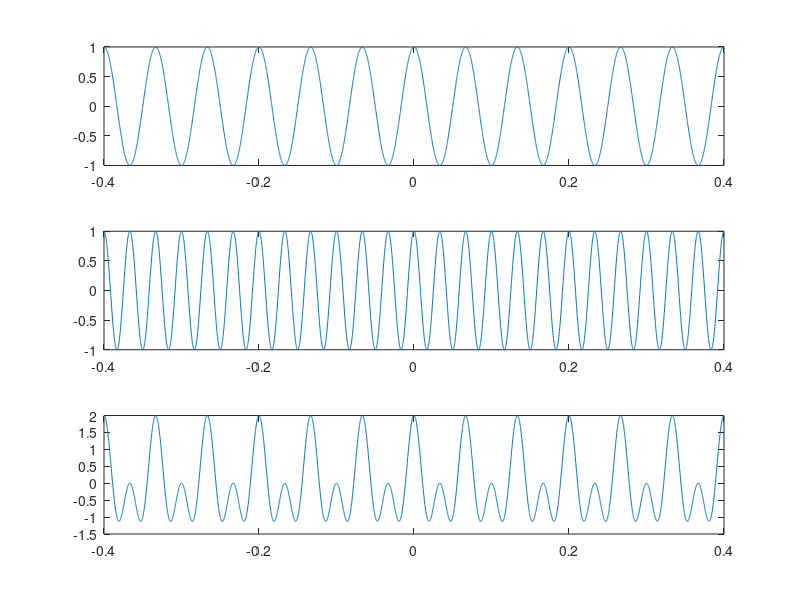
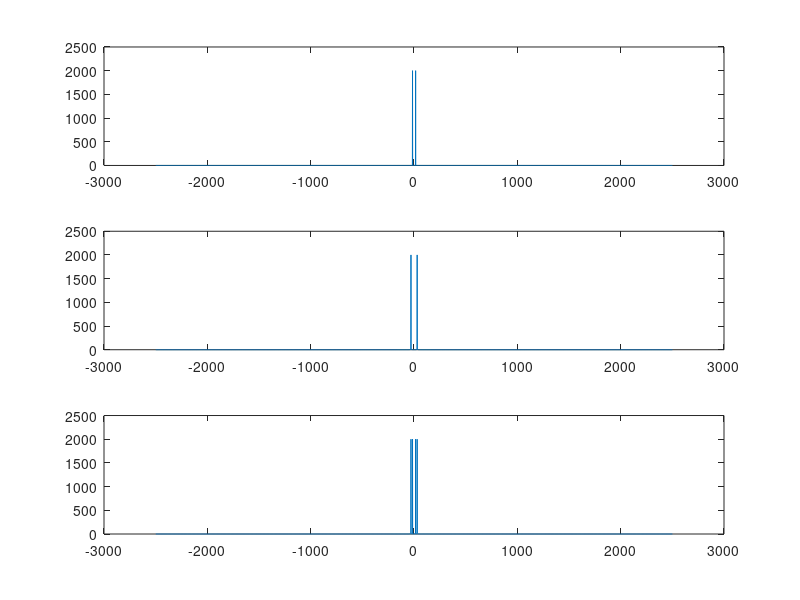
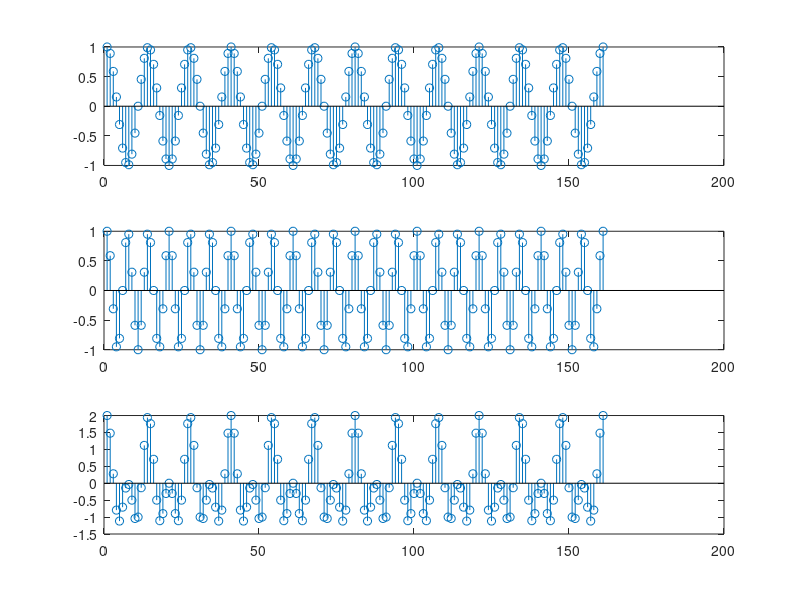
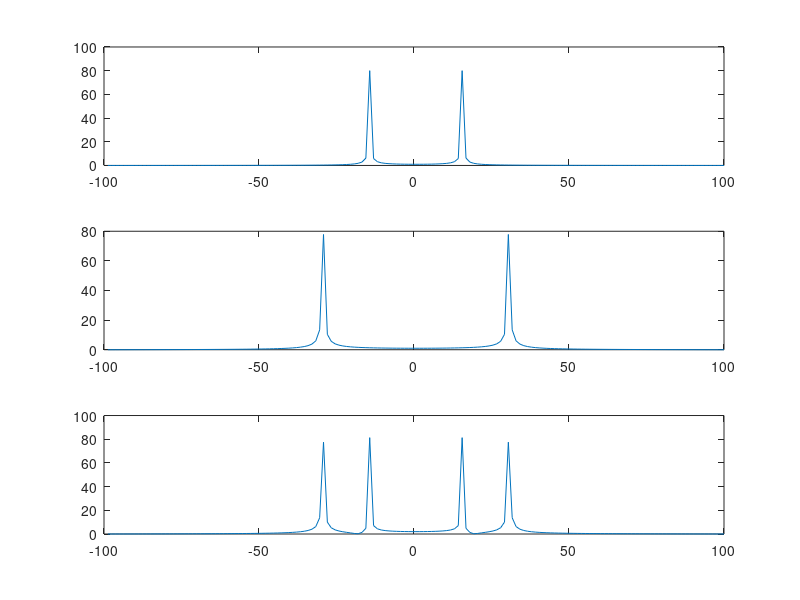

Source code (MATLAB) for these figures, in order:
clear all;
t=-0.4:0.0002:0.4;

N_fft=length(t);
dT=0.0002;
df=1/(dT*N_fft);
F=df*((1:N_fft)-N_fft/2);

fs=200;%Sampling frequency
ts=1/fs;
nt=-0.4:ts:0.4;
N_ffts=length(nt);
dTs=0.005;
dfs=1/(dTs*N_ffts);
Fs=dfs*((1:N_ffts)-N_ffts/2);

fc=50;%Low pass filter filter value

x1=zeros(size(t));
x1=cos(30*pi*t);
x2=zeros(size(t));
x2=cos(60*pi*t);
%Draw the value of the original function
figure(1);
subplot(3,1,1);
plot(t,x1);
subplot(3,1,2);
plot(t,x2);
x=x1+x2;
subplot(3,1,3);
plot(t,x);


%Spectrogram
figure(2);
A1=fftshift(fft(x1));
A2=fftshift(fft(x2));
A=fftshift(fft(x));
subplot(3,1,1);
plot(F,abs(A1));
subplot(3,1,2);
plot(F,abs(A2));
subplot(3,1,3);
plot(F,abs(A));

%Time domain sampling
figure(3);
x1s=cos(30*pi*nt);
x2s=cos(60*pi*nt);
xs=x1s+x2s;
subplot(3,1,1);
stem(x1s);
subplot(3,1,2);
stem(x2s);
subplot(3,1,3);
stem(xs);

%Time-domain sampled frequency spectrum
figure(4);
A1s=fftshift(fft(x1s));
A2s=fftshift(fft(x2s));
As=fftshift(fft(xs));
subplot(3,1,1);
plot(Fs,abs(A1s));
subplot(3,1,2);
plot(Fs,abs(A2s));
subplot(3,1,3);
plot(Fs,abs(As));

%Inverse spectrum transform
figure(5);
x1r=ifft(ifftshift(A1s));
x2r=ifft(ifftshift(A2s));
xr=ifft(ifftshift(As));
subplot(3,1,1);
plot(nt,x1r);
subplot(3,1,2);
plot(nt,x2r);
subplot(3,1,3);
plot(nt,xr);

%Start misplaced addition
figure(6);
Rshift=floor(fs/df);
for k=-4:4
   A1=A1+circshift(A1,[0 k*Rshift]);
   A2=A2+circshift(A2,[0 k*Rshift]);
   A=A+circshift(A,[0 k*Rshift]);
end
y1=abs(A1);
y2=abs(A2);
y=abs(A);
subplot(3,1,1);
plot(F,y1);
subplot(3,1,2);
plot(F,y2);
subplot(3,1,3);
plot(F,y);
xlabel('frequency');
ylabel('amplitude');

%Filter
figure(7);
H=(abs(F)<fc);
A1c=H.*A1;
A2c=H.*A2;
Ac=H.*A
subplot(3,1,1);
plot(F,A1c);
subplot(3,1,2);
plot(F,A2c);
subplot(3,1,3);
plot(F,Ac);

% Restore the sampled signal
%Restore the signal after frequency domain sampling
% Signal passes through the filter 
figure(8);
y1s=ifft(ifftshift(A1c));
y2s=ifft(ifftshift(A2c));
ys=ifft(ifftshift(Ac));
subplot(3,1,1);
plot(t,y1s);
subplot(3,1,2);
plot(t,y2s);
subplot(3,1,3);
plot(t,ys);

% Restore the sampled signal
%Restore the signal after frequency domain sampling
% The signal does not pass the filter. At this time, it can be seen that the continuous frequency domain signal corresponds to the discrete time domain signal.
figure(9);
y1s=ifft(ifftshift(A1));
y2s=ifft(ifftshift(A2));
ys=ifft(ifftshift(A));
subplot(3,1,1);
plot(t,y1s);
subplot(3,1,2);
plot(t,y2s);
subplot(3,1,3);
plot(t,ys);